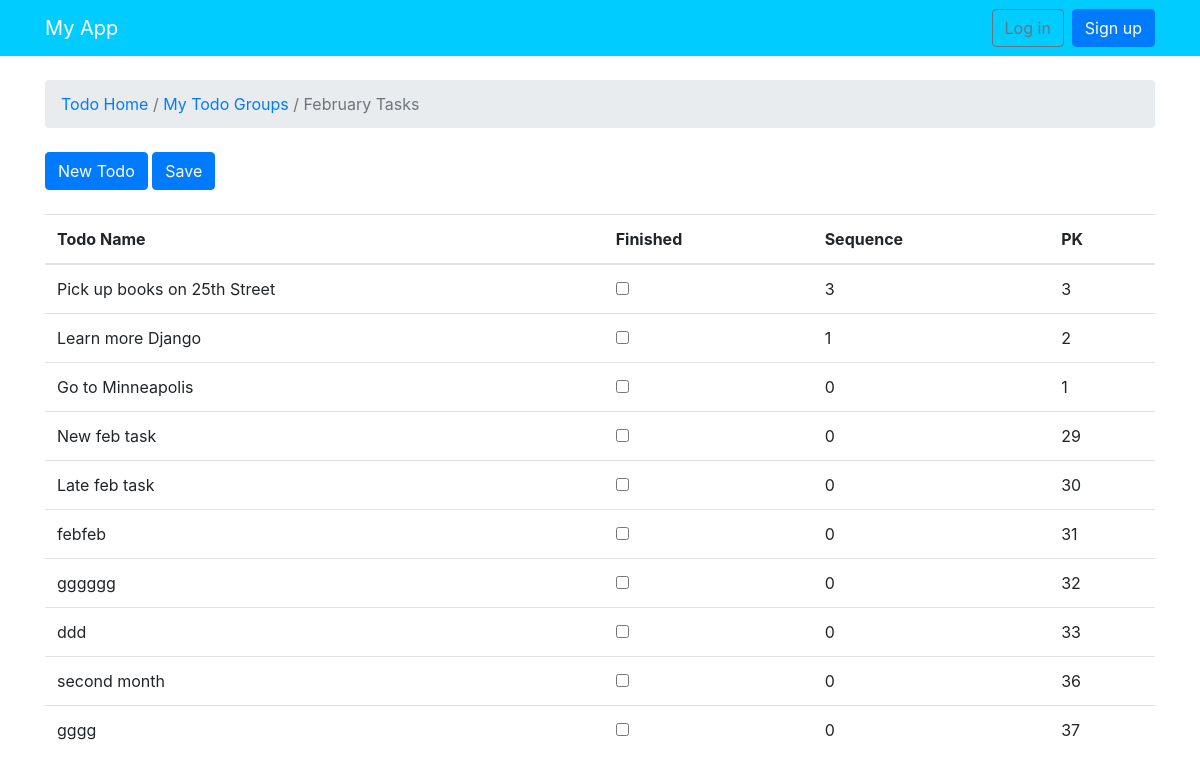
Before: /todo/todos_by_group/1 with the older database file.
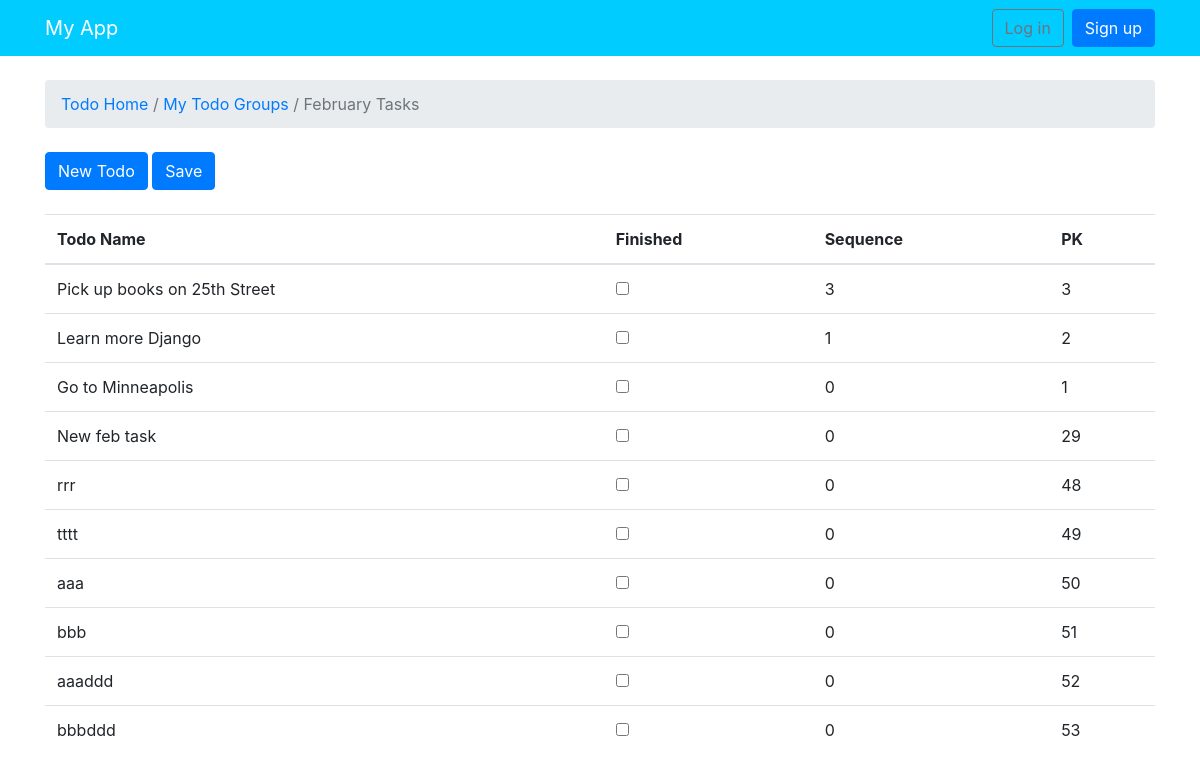
After: the same page with the newer database file.
### todo/models.py (models this page shows, shortened)
class Todo(models.Model):
    label = models.CharField(max_length=300)
    finished = models.BooleanField(default=False)
    created_at = models.DateTimeField(auto_now_add=True)
    sequence = models.IntegerField(default=0)
    todo_group = models.ForeignKey(TodoGroup, on_delete=models.CASCADE, related_name='todos')

### todo/views.py (the view)
# urls.py: path('todos_by_group/<int:todo_group_id>', views.todos_by_group, name='todos_by_group'),
def todos_by_group(request,todo_group_id):
    todos = Todo.objects.all().filter(todo_group__id=todo_group_id).order_by('-sequence')
    return render(request, 'todo/todos.html', {'todos': todos, 'todo_group_name': todos[0].todo_group, 'todo_group_id': todo_group_id })

### todo/models.py (called while the page is built)
    def __str__(self):
        return self.name

### templates/todo/todos.html (shortened to what this page needs)
{% extends 'base.html' %}
{% block breadcrumb %}
  <li class="breadcrumb-item active"><a href="{% url 'todo:index' %}">Todo Home</a> / <a href="{% url 'todo:all_todo_groups' %}">My Todo Groups</a> / {{todo_group_name}}</li>
{% endblock %}
{% block content %}
<div class="mb-4">
  <a href="{% url 'todo:new_todo' todo_group_id %}" class="btn btn-primary">New Todo  </a>
  <a href="{% url 'todo:manage_group_of_todos' todo_group_id %}" class="btn btn-primary">Save</a>
</div>
<table class="table">
  <thead class="thead-inverse">
    <tr>
      <th>Todo Name</th>
      <th>Finished</th>
      <th>Sequence</th>
      <th>PK</th>
    </tr>
  </thead>
  <tbody>
    {% for todo in todos %}
      <tr>
        <td>{{ todo.label }}</td>
        <td>
          <input type="checkbox"
          value="{{ todo.pk }}" name="finished"
          >
        </td>
        <td>{{ todo.sequence }}</td>
        <td>{{ todo.pk }}</td>
      </tr>
    {% endfor %}
  </tbody>
</table>
{% endblock %}

Changed rows visible on the page:
removed Todo: label "Late feb task", sequence "0", pk "30"
removed Todo: label "febfeb", sequence "0", pk "31"
removed Todo: label "gggggg", sequence "0", pk "32"
removed Todo: label "ddd", sequence "0", pk "33"
removed Todo: label "second month", sequence "0", pk "36"
removed Todo: label "gggg", sequence "0", pk "37"
added Todo: label "rrr", sequence "0", pk "48"
added Todo: label "tttt", sequence "0", pk "49"
added Todo: label "aaa", sequence "0", pk "50"
added Todo: label "bbb", sequence "0", pk "51"
added Todo: label "aaaddd", sequence "0", pk "52"
added Todo: label "bbbddd", sequence "0", pk "53"
